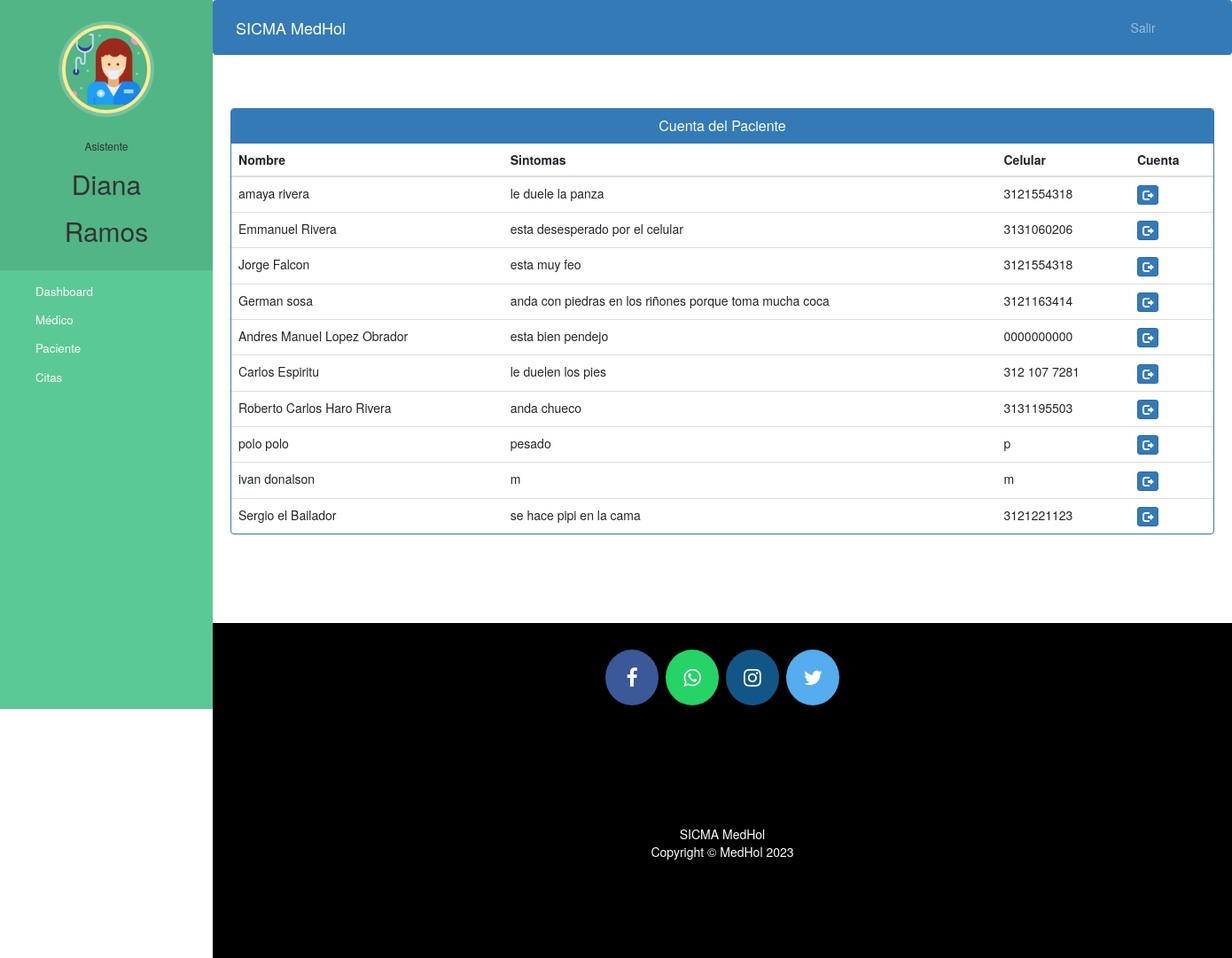
Screenshot of /asistente_alta_paciente (signed in) with the database file from the repository.
### consultas/models.py (models this page shows, shortened)
class Paciente(models.Model):
    user =models.OneToOneField(User,on_delete=models.CASCADE)
    apmaterno=models.CharField(max_length=20,null=False, default='')
    fechaNac=models.DateField(default=date.today)
    domicilio = models.CharField(max_length=40,default='')
    poblacion = models.CharField(max_length=20,default='')
    municipio = models.CharField(max_length=20,default='')
    entidad = models.CharField(max_length=20,default='')
    pais = models.CharField(max_length=20,default='')
    telefono = models.CharField(max_length=20,null=False,default='')
    celular = models.CharField(max_length=20,null=False, default='')
    sintomas = models.CharField(max_length=100,null=False,default='')
    medicoAsignadoId = models.PositiveIntegerField(null=True)
    correo = models.CharField(max_length=40,default='')
    facebook = models.CharField(max_length=40,default='')
    instagram = models.CharField(max_length=40,default='')
    pagweb = models.CharField(max_length=40,default='')
    fechadeadmision =models.DateField(auto_now=True)
    status = models.BooleanField(default=False)
    nombreTutor = models.CharField(max_length=30, blank=True, null=True, default='')
    apellidosTutor = models.CharField(max_length=30, blank=True, null=True, default='')
    telefonoTutor = models.CharField(max_length=20, blank=True, null=True, default='')
    celularTutor = models.CharField(max_length=20, blank=True, null=True, default='')
    foto = models.ImageField(upload_to='fotosdeperfil/fotosdeperfilpacientes/',null=True,blank=True)
    @property
    def get_name(self):
        return self.user.first_name+" "+self.user.last_name

### consultas/views.py (the view)
# urls.py: path('asistente_alta_paciente', views.asistente_alta_paciente_view,name='asistente_alta_paciente'),
@login_required(login_url='asistentelogin')
@user_passes_test(is_asistente)
def asistente_alta_paciente_view(request):
    paciente=models.Paciente.objects.all().filter(status=True)
    return render(request,'asistente_alta_paciente.html',{'pacientes':paciente})

### consultas/views.py (called while the page is built)
def is_asistente(user):
    return user.groups.filter(name='ADMIN').exists()

### consultas/templates/asistente_alta_paciente.html (shortened to what this page needs)
{% extends 'asistente_base.html' %}
{% block content %}
<head>
  <link href="//netdna.bootstrapcdn.com/bootstrap/3.0.0/css/bootstrap.min.css" rel="stylesheet" id="bootstrap-css">
</head>
<div class="container">
  <div class="panel panel-primary">
    <div class="panel-heading">
      <h6 class="panel-title">Cuenta del Paciente</h6>
    </div>
    <table class="table table-hover" id="dev-table">
      <thead>
        <tr>
          <th>Nombre</th>
          <th>Sintomas</th>
          <th>Celular</th>
          <th>Cuenta</th>
        </tr>
      </thead>
      {% for p in pacientes %}
      <tr>
        <td> {{p.get_name}}</td>
        <td>{{p.sintomas}}</td>
        <td>{{p.celular}}</td>
        <td><a class="btn btn-primary btn-xs" href="{% url 'alta_paciente' p.id  %}"><span class="glyphicon glyphicon-log-out"></span></a></td>
      </tr>
      {% endfor %}
    </table>
  </div>
</div>
{% endblock content %}

### consultas/templates/asistente_base.html (shortened to what this page needs)
<!DOCTYPE html>
{% load static %}
<html lang="es">
<head>
  <link rel="stylesheet" href="https://stackpath.bootstrapcdn.com/bootstrap/4.3.1/css/bootstrap.min.css">
  <link rel="stylesheet" href="https://maxcdn.bootstrapcdn.com/font-awesome/4.7.0/css/font-awesome.min.css">
</head>
<body>
  <nav class="menu" tabindex="0">
    <header class="avatar">
      <img src="{% static "imagenes/asistente.png" %}" />
      <br><br>
      <h6>Asistente</h6>
      <h2>{{request.user.first_name}}</h2>
      <h2>{{request.user.last_name}}</h2>
    </header>
    <ul>
      <li tabindex="0" class="icon-dashboard"> <a style="color:white; text-decoration:none;" href="/asistente_dashboard"><span>Dashboard</span></a> </li>
      <li tabindex="0" class="icon-customers"> <a style="color:white; text-decoration:none;" href="/asistente_menu_medicos"><span>Médico</span></a></li>
      <li tabindex="0" class="icon-users"> <a style="color:white; text-decoration:none;" href="/asistente_menu_pacientes"><span>Paciente</span></a></li>
      <li tabindex="0" class="icon-calendar"> <a style="color:white; text-decoration:none;" href="/asistente_menu_citas"><span>Citas</span></a></li>
    </ul>
  </nav>
  <main>
    <div class="bs-example">
      <nav class="navbar navbar-expand-md  navbar-dark fixed-top" style="background:#337AB7;">
        <a href="/asistente_dashboard" class="navbar-brand">SICMA MedHol</a>
        <div class="collapse navbar-collapse justify-content-between" id="navbarCollapse">
          <div class="navbar-nav" style=" margin-left: 90%;">
            <a href="/logout" class="nav-item nav-link">Salir</a>
          </div>
        </div>
      </nav>
    </div>
    <br><br>
    {% block content %}
    {% endblock content %}
    <br><br><br><br>
    <footer>
      <p>
        <a id="ftr" href="https://www.facebook.com/MedHolMexico" class="fa fa-facebook"></a>
        <a id="ftr" href="https://api.whatsapp.com/send?phone=919572181024&text=Hello%20Sumit.%0d%0aHow%20are%20you%20%3f%0d%0aI%20came%20from%20your%20website.&source=&data=#" class="fa fa-whatsapp"></a>
        <a id="ftr" href="https://instagram.com/sumit.luv" class="fa fa-instagram"></a>
        <a id="ftr" href="https://twitter.com/sumitkumar1503" class="fa fa-twitter"></a>
      </p>
      <br>
      <div class="container">
        <div class="row">
          <div class="col-md-12 col-sm-12">
            <div style="color:#ffffff;" class="wow fadeInUp footer-copyright">
              <p>SICMA MedHol<br>
                Copyright &copy; MedHol 2023</p>
            </div>
          </div>
        </div>
      </div>
    </footer>
  </main>
</body>
</html>

### consultas/templates/asistente_base.html (style rules this page uses)
a:link { text-decoration: none; }
a { color: white; }
footer { padding: 0px 0px 0px 0px; background-color: black; margin: 0px; }
#ftr { padding: 20px; }
.fa { font-size: 23px; width: 60px; text-align: center; text-decoration: none; margin: 5px 2px; border-radius: 50%; }
.fa-facebook { background: #3B5998; color: white; margin-top: 30px; }
.fa-whatsapp { background: #25d366; color: white; }
.fa-twitter { background: #55ACEE; color: white; }
.fa-instagram { background: #125688; color: white; }
p { text-align: center; }
body { padding-left: 240px; }
main { position: relative; height: 100vh; }
.menu { background: #5bc995; height: 100vh; width: 240px; position: fixed; top: 0px; left: 0; z-index: 5; outline: none; }
.menu .avatar { background: rgba(0, 0, 0, 0.1); padding: 2em 0.5em; text-align: center; }
.menu .avatar img { width: 100px; border-radius: 50%; overflow: hidden; border: 4px solid #ffea92; box-shadow: 0 0 0 4px rgba(255, 255, 255, 0.2); }
.menu .avatar h2 { font-weight: normal; margin-bottom: 0; }
.menu ul { list-style: none; padding: 0.5em 0; margin: 0; }
.menu ul li { padding: 0.5em 1em 0.5em 3em; font-size: 0.95em; font-weight: regular; background-repeat: no-repeat; background-position: left 15px center; background-size: auto 20px; transition: all 0.15s linear; cursor: pointer; }
.menu ul li.icon-dashboard { background-image: url("http://www.entypo.com/images//gauge.svg"); }
.menu ul li.icon-customers { background-image: url("http://www.entypo.com/images//briefcase.svg"); }
.menu ul li.icon-users { background-image: url("http://www.entypo.com/images//users.svg"); }
.menu ul li.icon-calendar { background-image: url("http://www.entypo.com/images//calendar.svg"); }

### consultas/templates/asistente_alta_paciente.html (style rules this page uses)
a:link { text-decoration: none; }
h6 { text-align: center; }
.row { margin: 100px; }

### rows the page displays
Paciente: get_name "amaya rivera", sintomas "le duele la panza", celular "3121554318"
Paciente: get_name "Emmanuel Rivera", sintomas "esta desesperado por el celular", celular "3131060206"
Paciente: get_name "Jorge Falcon", sintomas "esta muy feo", celular "3121554318"
Paciente: get_name "German sosa", sintomas "anda con piedras en los riñones porque toma mucha coca", celular "3121163414"
Paciente: get_name "Andres Manuel Lopez Obrador", sintomas "esta bien pendejo", celular "0000000000"
Paciente: get_name "Carlos Espiritu", sintomas "le duelen los pies", celular "312 107 7281"
Paciente: get_name "Roberto Carlos Haro Rivera", sintomas "anda chueco", celular "3131195503"
Paciente: get_name "polo polo", sintomas "pesado", celular "p"
Paciente: get_name "ivan donalson", sintomas "m", celular "m"
Paciente: get_name "Sergio el Bailador", sintomas "se hace pipi en la cama", celular "3121221123"

### other values shown
{{ request.user.first_name }} "Diana"
{{ request.user.last_name }} "Ramos"
